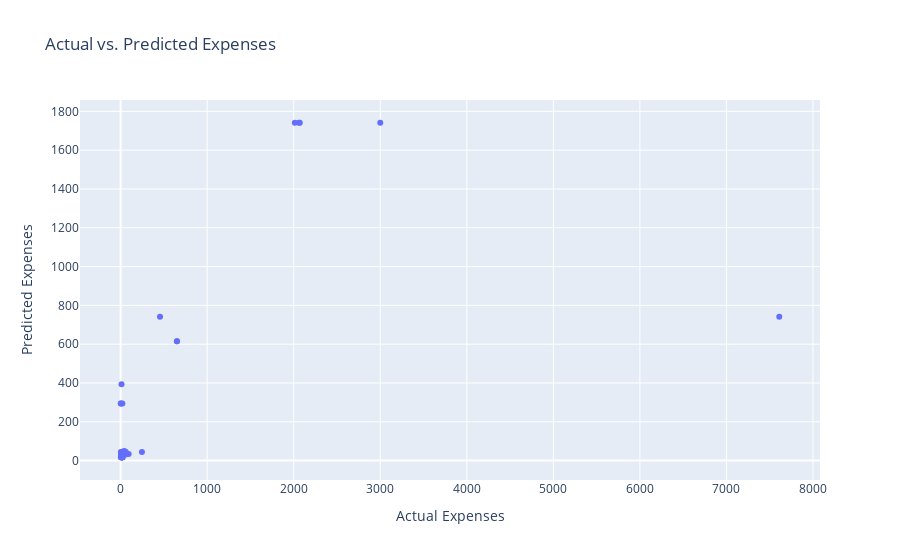

Notebook code cell kept with this figure:
### Code cell
# Drop columns that won't be used for modeling
df_model = df.drop(['Date', 'Currency', 'Comment', 'Type'], axis=1)

# Assuming 'Amount' is the target variable and everything else are features
X = df_model.drop('Amount', axis=1)
y = df_model['Amount']

# Using ColumnTransformer to apply OneHotEncoder to our categorical features
categorical_features = ['Category', 'Account']
preprocessor = ColumnTransformer(transformers=[
    ('cat', OneHotEncoder(), categorical_features)],
    remainder='passthrough')

X_processed = preprocessor.fit_transform(X)

# Splitting the dataset into training and testing set
X_train, X_test, y_train, y_test = train_test_split(X_processed, y, test_size=0.2, random_state=42)

# Modeling
model = LinearRegression()
model.fit(X_train, y_train)

# Predicting
y_pred = model.predict(X_test)

# Evaluating the model
mse = mean_squared_error(y_test, y_pred)
print(f'Mean Squared Error: {mse}')

# 5. Visualize predictions
# Plot actual vs. predicted expenses
fig = px.scatter(x=y_test, y=y_pred, labels={'x': 'Actual Expenses', 'y': 'Predicted Expenses'},
                 title='Actual vs. Predicted Expenses')
fig.show()

### Figure 1 — Plotly figure (JSON) as saved in the notebook; plotly's stock layout.template omitted (floating-point values rounded to 4 significant figures)
{"data": [{"hovertemplate": "Actual Expenses=%{x}<br>Predicted Expenses=%{y}<extra></extra>", "legendgroup": "", "marker": {"color": "#636efa", "symbol": "circle"}, "mode": "markers", "name": "", "orientation": "v", "showlegend": false, "type": "scatter", "x": [32.77, 15.74, 2060, 7610.0, 21, 3, 47, 4.52, 2013, 15.64, 4.49, 3000, 650, 17.91, 5, 18.18, 17, 2070, 44.07, 19.78, 12.45, 10, 16.56, 10, 5.89, 3.11, 14, 2, 245.8, 23.7, 23.71, 57.46, 59.65, 92, 650, 5.89, 10.17, 454.8, 1, 15.36], "xaxis": "x", "y": [48.67, 31.9, 1741.0, 741.3, 45.02, 17.39, 47.42, 17.39, 1741.0, 17.39, 31.9, 1741.0, 615.0, 17.39, 17.39, 17.39, 17.39, 1741.0, 48.67, 294.9, 17.39, 17.39, 17.39, 393.0, 34.37, 294.9, 31.9, 45.02, 43.86, 31.9, 17.39, 31.9, 43.86, 34.37, 615.0, 34.37, 17.39, 741.3, 294.9, 17.39], "yaxis": "y"}], "layout": {"legend": {"tracegroupgap": 0}, "title": {"text": "Actual vs. Predicted Expenses"}, "xaxis": {"anchor": "y", "domain": [0, 1], "title": {"text": "Actual Expenses"}}, "yaxis": {"anchor": "x", "domain": [0, 1], "title": {"text": "Predicted Expenses"}}}}
